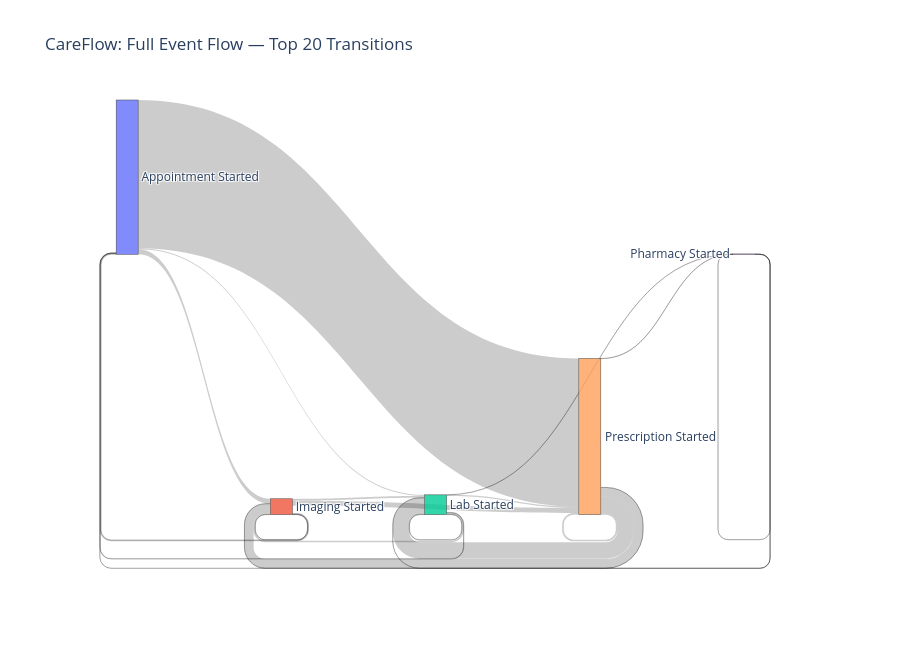

Write notebook code for a chart like this one.
### Code cell
# Select the most frequent transitions for the diagram
top_transitions = transition_summary.head(20).copy()

if top_transitions.empty:
    print("No transitions are available to visualize.")
else:
    activities = sorted(set(
        top_transitions["activity"].tolist()
        + top_transitions["next_activity"].tolist()
    ))

    activity_to_index = {
        activity: i for i, activity in enumerate(activities)
    }

    fig = go.Figure(data=[go.Sankey(
        arrangement="snap",
        node=dict(
            pad=25,
            thickness=22,
            label=activities,
            line=dict(width=0.5)
        ),
        link=dict(
            source=[
                activity_to_index[x]
                for x in top_transitions["activity"]
            ],
            target=[
                activity_to_index[x]
                for x in top_transitions["next_activity"]
            ],
            value=top_transitions["transition_count"].tolist(),
            customdata=top_transitions["percentage_of_transitions"].tolist(),
            hovertemplate=(
                "%{source.label} → %{target.label}"
                "<br>Transitions: %{value:,}"
                "<br>Share of all transitions: %{customdata:.2f}%"
                "<extra></extra>"
            )
        )
    )])

    fig.update_layout(
        title="CareFlow: Full Event Flow — Top 20 Transitions",
        font_size=12,
        height=650
    )

    fig.show()

    fig.write_html(
        "careflow_full_event_flow.html",
        include_plotlyjs=True
    )

    print("Saved: careflow_full_event_flow.html")

### Figure 1 — Plotly figure (JSON) as saved in the notebook; plotly's stock layout.template omitted (floating-point values rounded to 4 significant figures)
{"data": [{"arrangement": "snap", "link": {"customdata": [76.57, 8.46, 4.75, 2.66, 2.56, 0.98, 0.87, 0.77, 0.61, 0.57, 0.46, 0.2, 0.2, 0.17, 0.13, 0.02, 0.01, 0.01, 0, 0], "hovertemplate": "%{source.label} → %{target.label}<br>Transitions: %{value:,}<br>Share of all transitions: %{customdata:.2f}%<extra></extra>", "source": [0, 4, 4, 1, 0, 1, 4, 2, 2, 0, 1, 2, 2, 4, 1, 3, 4, 3, 2, 3], "target": [4, 2, 1, 4, 1, 2, 4, 1, 4, 2, 0, 2, 0, 3, 1, 2, 0, 3, 3, 1], "value": [47939, 5296, 2975, 1664, 1600, 614, 543, 481, 385, 358, 288, 128, 125, 106, 79, 12, 5, 4, 2, 1]}, "node": {"label": ["Appointment Started", "Imaging Started", "Lab Started", "Pharmacy Started", "Prescription Started"], "line": {"width": 0.5}, "pad": 25, "thickness": 22}, "type": "sankey"}], "layout": {"font": {"size": 12}, "height": 650, "title": {"text": "CareFlow: Full Event Flow — Top 20 Transitions"}}}
